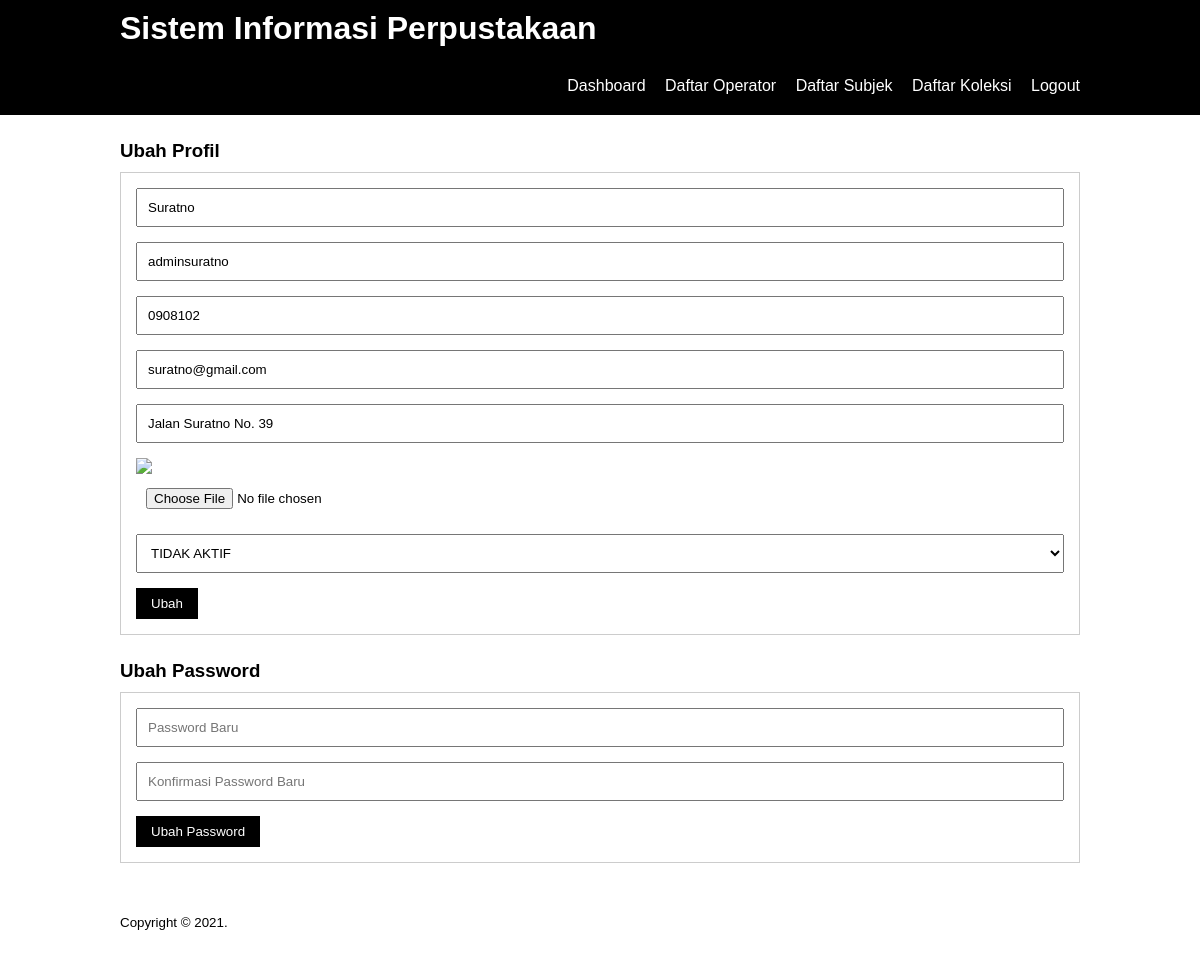
Page /editprofil.php?id=2312 (signed in) on the committed database.
### tables this page shows
CREATE TABLE `data_operator` (
  `nomor_pegawai` int(15) NOT NULL,
  `nama_pegawai` varchar(50) NOT NULL,
  `username` varchar(50) NOT NULL,
  `password` varchar(50) NOT NULL,
  `nomor_telepon` varchar(50) NOT NULL,
  `email_pegawai` varchar(50) NOT NULL,
  `alamat_pegawai` text NOT NULL,
  `foto` varchar(100) NOT NULL,
  `status` tinyint(11) NOT NULL
);

### editprofil.php (the view, shortened to what this page needs)
<?php
	include 'db.php';
	$operator = mysqli_query($conn, "SELECT * FROM data_operator WHERE nomor_pegawai = '".$_GET['id']."' ");
	$o = mysqli_fetch_object($operator);
?>
<!DOCTYPE html>
<html>
<head>
	<link rel="stylesheet" type="text/css" href="css/style.css">
</head>
<body>
	<header>
		<div class="container">
			<h1><a href="dashboard.php">Sistem Informasi Perpustakaan</a></h1>
			<ul>
				<li><a href="dashboard.php">Dashboard</a></li>
				<li><a href="profil.php">Daftar Operator</a></li>
				<li><a href="datasubjek.php">Daftar Subjek</a></li>
				<li><a href="datakoleksi.php">Daftar Koleksi</a></li>
				<li><a href="logout.php">Logout</a></li>
			</ul>
		</div>
	</header>
	<div class="section">
		<div class="container">
			<h3>Ubah Profil</h3>
			<div class="box">
				<form action="" method="POST" enctype="multipart/form-data">
					<input type="text" name="nama" class="input-control" placeholder="Nama Lengkap" value="<?php echo $o->nama_pegawai?>" required>
					<input type="text" name="user" class="input-control" placeholder="Username" value="<?php echo $o->username?>" required>
					<input type="text" name="hp" class="input-control" placeholder="Nomor HP" value="<?php echo $o->nomor_telepon?>"  required>
					<input type="text" name="email" class="input-control" placeholder="Alamat Email" value="<?php echo $o->email_pegawai?>" required>
					<input type="text" name="alamat" class="input-control" placeholder="Alamat Domisili" value="<?php echo $o->alamat_pegawai?>" required>
					<img src="operator/<?php echo $o->foto ?>" width="100px">
					<input type="file" name="foto" class="input-control" placeholder="Foto Wajah" value="<?php echo $o->foto?>">
					<select class="input-control" name="status" required>
						<option value="0" <?php echo ($o->status == 0)? 'selected':''; ?>>TIDAK AKTIF</option>
					</select>
					<input type="submit" name="submit" value="Ubah" class="btn">
				</form>
			</div>
            <h3>Ubah Password</h3>
			<div class="box">
				<form action="" method="POST">
					<input type="password" name="pass1" placeholder="Password Baru" class="input-control" required>
					<input type="password" name="pass2" placeholder="Konfirmasi Password Baru" class="input-control" required>
					<input type="submit" name="ubah_password" value="Ubah Password" class="btn">
				</form>
		</div>
	</div>
	<footer>
		<div class="container">
			<small>Copyright &copy; 2021.</small>
		</div>
	</footer>
</body>
</html>

### css/style.css (style rules this page uses)
* { padding: 0; margin: 0; font-family: sans-serif; }
body { background-color: #fff; }
a { color: inherit; text-decoration: none; }
.input-control { width: 100%; padding: 10px; margin-bottom: 15px; box-sizing: border-box; }
.btn { padding: 8px 15px; background-color: black; color: #fff; border: none; cursor: pointer; }
header { background-color: black; color: #fff; }
header h1 { float: left; padding: 10px 0; }
header ul { float: right; }
header ul li { display: inline-block; }
header ul li a { padding: 20px 0 20px 15px; display: inline-block; }
footer { padding: 25px 0; }
.container { width: 80%; margin: 0 auto; }
.container:after { content: ''; display: block; clear: both; }
.section { padding: 25px 0; }
.box { background-color: #fff; border: 1px solid #ccc; padding: 15px; box-sizing: border-box; margin: 10px 0 25px 0; }
.box:after { content: ''; display: block; clear: both; }

### rows in the picture
data_operator: nama "Suratno", user "adminsuratno", hp "0908102", email "suratno@gmail.com", alamat "Jalan Suratno No. 39", status "TIDAK AKTIF"
